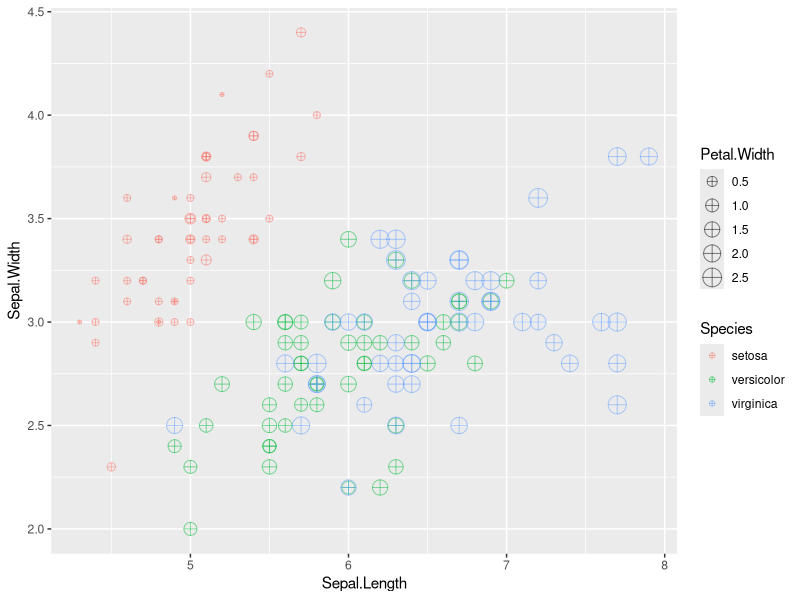
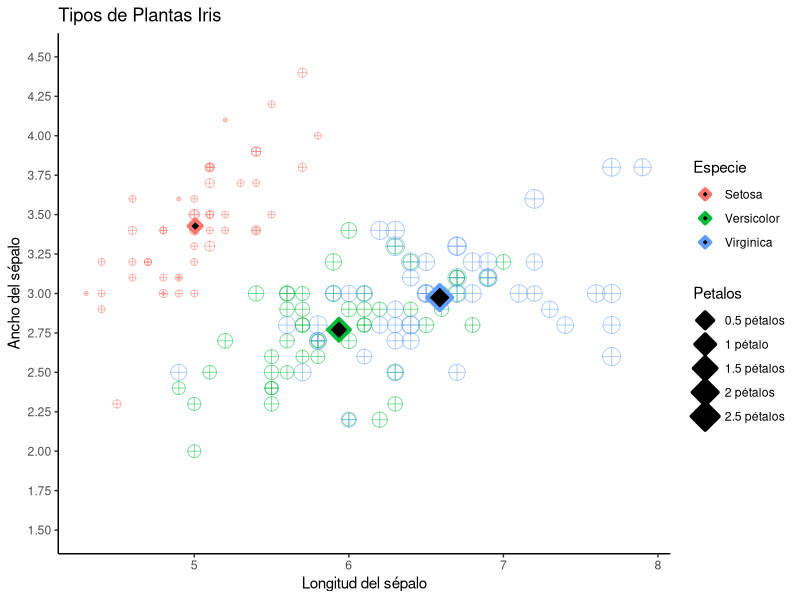
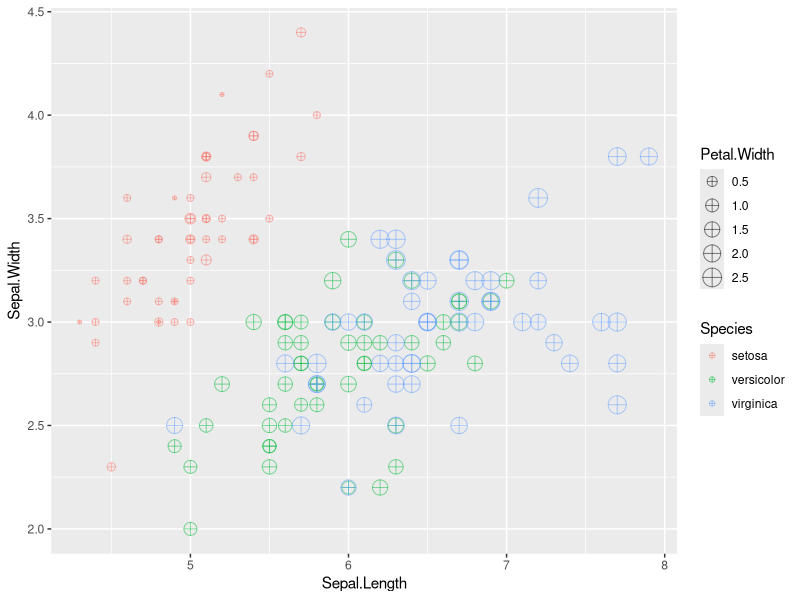
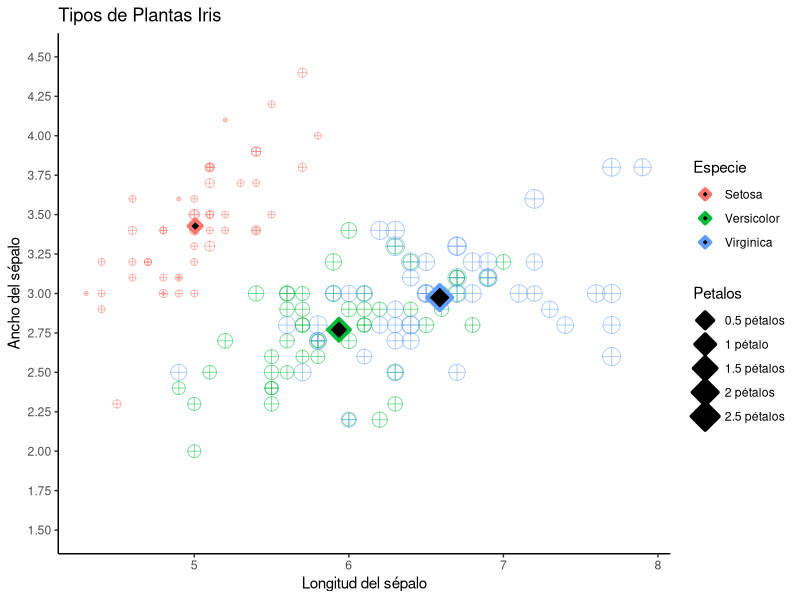

R code for these plots, in order:
# Postwork Sesión 2.

#### Objetivo

"- Conocer algunas de las bases de datos disponibles en `R`
- Observar algunas características y manipular los DataFrames con `dplyr`
- Realizar visualizaciones con `ggplot`
#### Requisitos

1. Tener instalado R y RStudio
2. Haber realizado el prework y estudiado los ejemplos de la sesión."

#### Desarrollo

"1) Inspecciona el DataSet iris disponible directamente en la librería de ggplot. 
Identifica las variables que contiene y su tipo, asegúrate de que no hayan datos faltantes y 
que los datos se encuentran listos para usarse."
?iris
iris.df <- iris
str(iris)
complete.cases(iris.df)


"2) Crea una gráfica de puntos que contenga `Sepal.Lenght` en el eje horizontal, 
`Sepal.Width` en el eje vertical, que identifique `Species` por color y que el tamaño 
de la figura está representado por `Petal.Width`. 
Asegúrate de que la geometría contenga `shape = 10` y `alpha = 0.5`."

library(ggplot2)
graph.1 <- ggplot(iris.df, aes(x = Sepal.Length, y = Sepal.Width, color = Species, size = Petal.Width)) + geom_point(shape = 10, alpha = 0.5)
graph.1
ggsave("Iris.jpg", plot = graph.1)

"3) Crea una tabla llamada `iris_mean` que contenga el promedio de todas las variables 
agrupadas por `Species`."
library(dplyr)
iris.mean <- iris.df %>%
             group_by(Species) %>%
             summarize(Sepal.Length = mean(Sepal.Length),
                       Sepal.Width = mean(Sepal.Width),
                       Petal.Length = mean(Petal.Length),
                       Petal.Width = mean(Petal.Width))
iris.mean


"4) Con esta tabla, agrega a tu gráfica anterior otra geometría de puntos para agregar 
los promedios en la visualización. Asegúrate que el primer argumento de la geometría 
sea el nombre de tu tabla y que los parámetros sean `shape = 23`, `size = 4`, 
`fill = 'black'` y `stroke = 2`. También agrega etiquetas, temas y los cambios 
necesarios para mejorar tu visualización."
graph.2 <- graph.1 + geom_point(data = iris.mean, shape = 23, alpha = 4, fill = "black", stroke = 2)
graph.2 <- graph.2 + scale_y_continuous(limits = c(1.5,4.5), breaks = seq(1.5, 4.5, 0.25)) +
                     scale_color_discrete("Especie", labels = c("Setosa", "Versicolor", "Virginica")) +
                     scale_size("Petalos", labels = c("0 pétalos","0.5 pétalos","1 pétalo","1.5 pétalos","2 pétalos","2.5 pétalos")) +
                     labs(title = "Tipos de Plantas Iris", x = "Longitud del sépalo", y = "Ancho del sépalo") +
                     theme_classic()
graph.2
ggsave("Iris_Diseño.jpg", plot = graph.2)
